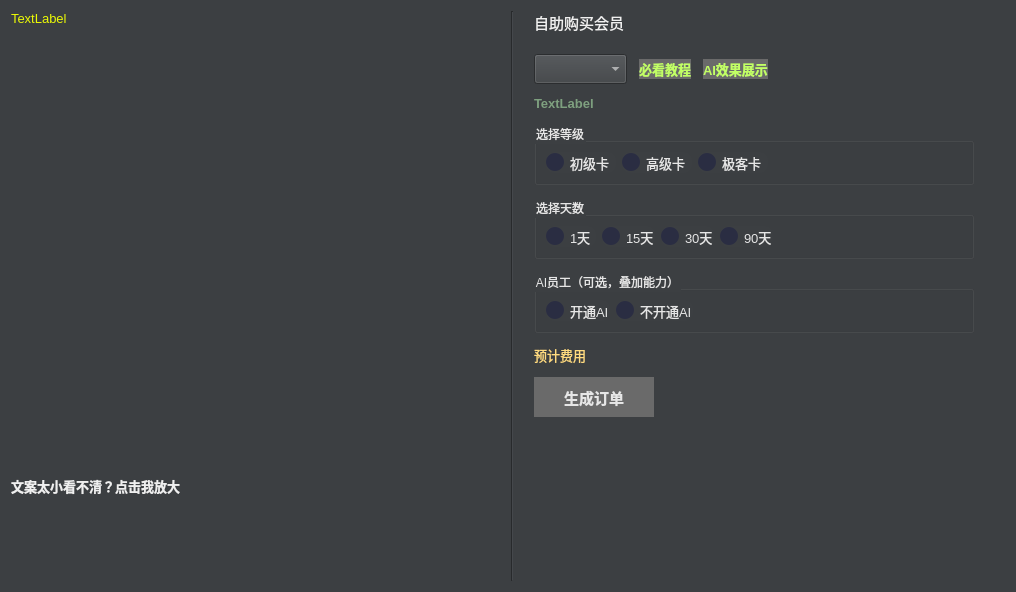
<?xml version="1.0" encoding="UTF-8"?>
<ui version="4.0">
 <class>Form</class>
 <widget class="QWidget" name="Form">
  <property name="geometry">
   <rect>
    <x>0</x>
    <y>0</y>
    <width>1016</width>
    <height>592</height>
   </rect>
  </property>
  <property name="sizePolicy">
   <sizepolicy hsizetype="Preferred" vsizetype="Fixed">
    <horstretch>0</horstretch>
    <verstretch>0</verstretch>
   </sizepolicy>
  </property>
  <property name="windowTitle">
   <string>Form</string>
  </property>
  <property name="styleSheet">
   <string notr="true">*{
background-color:#3c3f42;
color: #e6e6e6;
}

*:disabled {
    background-color: #3c3f42;
    color: #afafaf;
    cursor: not-allowed;

}
QListWidget:disabled,QTextEdit:disabled,QLineEdit:disabled,QTabWidget:disabled{
background-color:rgb(40, 40, 40);
}
QTextBrowser:disabled{
background-color:rgb(40, 40, 40);
color: rgb(152, 197, 150);
}

QPushButton:disabled {
    background-color: rgb(80, 80, 80);
    color: #afafaf;
    cursor: not-allowed;

}

QCheckBox:hover,QRadioButton:hover {
color: white;
}

QPushButton:hover {

font-weight: bold;
background-color:rgb(84, 84, 84);
color: white;
border-radius: 2pt;

}

QPushButton{
font-weight: bold;
background-color:rgb(106, 106, 106);
color: #e6e6e6;
border-radius: 2pt;
}

QTextBrowser,QListWidget,QTextEdit,QLineEdit,QTabWidget{
background-color:rgb(40, 40, 40);
color: rgba(152, 197, 150, 185);
font-size:12pt;
}

QTextBrowser:hover,QTextEdit:hover,QLineEdit:hover{
background-color:rgb(40, 40, 40);
color: rgb(152, 197, 150);
font-size:12pt;
}


QLabel{
color: #ebf905;
}



QRadioButton,QCheckBox {
        border: none;
        border-radius: 9px;
}
QRadioButton::indicator,QCheckBox::indicator{
    background-color: rgb(42, 45, 66);
    border: 0px solid #b1b1b1;
    width: 18px;
    height: 18px;
    border-radius: 9px;
}

QRadioButton::indicator:checked,QCheckBox::indicator:checked {
    background-color: #ebf905;
    border-color: #ebf905;
}

QMenuBar { background-color: transparent; }
QMenuBar::item { background-color: transparent; }
QMenuBar::item:selected { background-color:transparent; color: #ffffff;}
QMenu { background-color: transparent; }
QMenu::item { background-color: transparent; }
QMenu::item:selected { background-color: transparent; color: #ffffff; }

</string>
  </property>
  <layout class="QHBoxLayout" name="horizontalLayout">
   <property name="spacing">
    <number>20</number>
   </property>
   <item>
    <layout class="QHBoxLayout" name="horizontalLayout_23" stretch="0,0,0">
     <item>
      <layout class="QVBoxLayout" name="premuin_left" stretch="0,0,0">
       <item>
        <widget class="QLabel" name="premium_label_price">
         <property name="minimumSize">
          <size>
           <width>480</width>
           <height>440</height>
          </size>
         </property>
         <property name="maximumSize">
          <size>
           <width>680</width>
           <height>580</height>
          </size>
         </property>
         <property name="font">
          <font>
           <pointsize>10</pointsize>
          </font>
         </property>
         <property name="text">
          <string>TextLabel</string>
         </property>
         <property name="alignment">
          <set>Qt::AlignLeading|Qt::AlignLeft|Qt::AlignTop</set>
         </property>
         <property name="wordWrap">
          <bool>true</bool>
         </property>
        </widget>
       </item>
       <item>
        <layout class="QHBoxLayout" name="horizontalLayout_3">
         <item>
          <widget class="QPushButton" name="premium_btn_show_big">
           <property name="sizePolicy">
            <sizepolicy hsizetype="Preferred" vsizetype="Fixed">
             <horstretch>0</horstretch>
             <verstretch>0</verstretch>
            </sizepolicy>
           </property>
           <property name="minimumSize">
            <size>
             <width>0</width>
             <height>30</height>
            </size>
           </property>
           <property name="maximumSize">
            <size>
             <width>16777215</width>
             <height>30</height>
            </size>
           </property>
           <property name="font">
            <font>
             <pointsize>10</pointsize>
             <weight>75</weight>
             <bold>true</bold>
            </font>
           </property>
           <property name="styleSheet">
            <string notr="true">color: #efefef;
background-color: #00ffffff;</string>
           </property>
           <property name="text">
            <string>文案太小看不清？点击我放大</string>
           </property>
          </widget>
         </item>
         <item>
          <spacer name="horizontalSpacer_2">
           <property name="orientation">
            <enum>Qt::Horizontal</enum>
           </property>
           <property name="sizeHint" stdset="0">
            <size>
             <width>40</width>
             <height>20</height>
            </size>
           </property>
          </spacer>
         </item>
        </layout>
       </item>
       <item>
        <spacer name="verticalSpacer_7">
         <property name="orientation">
          <enum>Qt::Vertical</enum>
         </property>
         <property name="sizeHint" stdset="0">
          <size>
           <width>20</width>
           <height>40</height>
          </size>
         </property>
        </spacer>
       </item>
      </layout>
     </item>
     <item>
      <widget class="Line" name="line">
       <property name="orientation">
        <enum>Qt::Vertical</enum>
       </property>
      </widget>
     </item>
     <item>
      <layout class="QVBoxLayout" name="premuin_right">
       <item>
        <layout class="QVBoxLayout" name="verticalLayout_23" stretch="1,1">
         <item>
          <layout class="QHBoxLayout" name="horizontalLayout_29">
           <item>
            <layout class="QVBoxLayout" name="verticalLayout_31">
             <item>
              <widget class="QLabel" name="premium_right_top_tip">
               <property name="font">
                <font>
                 <family>Microsoft JhengHei</family>
                 <pointsize>11</pointsize>
                 <weight>50</weight>
                 <bold>false</bold>
                </font>
               </property>
               <property name="styleSheet">
                <string notr="true">color: #f0f0f0;</string>
               </property>
               <property name="text">
                <string>自助购买会员</string>
               </property>
               <property name="wordWrap">
                <bool>true</bool>
               </property>
              </widget>
             </item>
             <item>
              <layout class="QVBoxLayout" name="verticalLayout_29">
               <property name="spacing">
                <number>12</number>
               </property>
               <item>
                <layout class="QHBoxLayout" name="horizontalLayout_2">
                 <item>
                  <widget class="QComboBox" name="comboBox_payment_type">
                   <property name="sizePolicy">
                    <sizepolicy hsizetype="Fixed" vsizetype="Fixed">
                     <horstretch>0</horstretch>
                     <verstretch>0</verstretch>
                    </sizepolicy>
                   </property>
                   <property name="minimumSize">
                    <size>
                     <width>0</width>
                     <height>30</height>
                    </size>
                   </property>
                   <property name="maximumSize">
                    <size>
                     <width>16777215</width>
                     <height>30</height>
                    </size>
                   </property>
                   <property name="font">
                    <font>
                     <pointsize>12</pointsize>
                     <weight>75</weight>
                     <bold>true</bold>
                    </font>
                   </property>
                  </widget>
                 </item>
                 <item>
                  <widget class="QPushButton" name="premium_main_btn_jiao_chen">
                   <property name="font">
                    <font>
                     <pointsize>10</pointsize>
                     <weight>75</weight>
                     <bold>true</bold>
                    </font>
                   </property>
                   <property name="styleSheet">
                    <string notr="true">color: rgb(194, 255, 101);</string>
                   </property>
                   <property name="text">
                    <string>必看教程</string>
                   </property>
                  </widget>
                 </item>
                 <item>
                  <widget class="QPushButton" name="premium_main_btn_ai_effect_show">
                   <property name="font">
                    <font>
                     <pointsize>10</pointsize>
                     <weight>75</weight>
                     <bold>true</bold>
                    </font>
                   </property>
                   <property name="styleSheet">
                    <string notr="true">color: rgb(194, 255, 101);</string>
                   </property>
                   <property name="text">
                    <string>AI效果展示</string>
                   </property>
                  </widget>
                 </item>
                 <item>
                  <spacer name="horizontalSpacer">
                   <property name="orientation">
                    <enum>Qt::Horizontal</enum>
                   </property>
                   <property name="sizeHint" stdset="0">
                    <size>
                     <width>40</width>
                     <height>20</height>
                    </size>
                   </property>
                  </spacer>
                 </item>
                </layout>
               </item>
               <item>
                <widget class="QLabel" name="label_payment_tip_desc">
                 <property name="sizePolicy">
                  <sizepolicy hsizetype="Expanding" vsizetype="Preferred">
                   <horstretch>0</horstretch>
                   <verstretch>0</verstretch>
                  </sizepolicy>
                 </property>
                 <property name="font">
                  <font>
                   <pointsize>10</pointsize>
                   <weight>75</weight>
                   <bold>true</bold>
                  </font>
                 </property>
                 <property name="styleSheet">
                  <string notr="true">color: rgba(152, 197, 150, 185);</string>
                 </property>
                 <property name="text">
                  <string>TextLabel</string>
                 </property>
                 <property name="wordWrap">
                  <bool>true</bool>
                 </property>
                </widget>
               </item>
               <item>
                <layout class="QHBoxLayout" name="horizontalLayout_xx02">
                 <item>
                  <widget class="QGroupBox" name="grade_container_ww">
                   <property name="sizePolicy">
                    <sizepolicy hsizetype="Expanding" vsizetype="Preferred">
                     <horstretch>0</horstretch>
                     <verstretch>0</verstretch>
                    </sizepolicy>
                   </property>
                   <property name="minimumSize">
                    <size>
                     <width>440</width>
                     <height>0</height>
                    </size>
                   </property>
                   <property name="maximumSize">
                    <size>
                     <width>460</width>
                     <height>16777215</height>
                    </size>
                   </property>
                   <property name="title">
                    <string>选择等级</string>
                   </property>
                   <layout class="QHBoxLayout" name="_7">
                    <item>
                     <widget class="QRadioButton" name="radioButton_beginner">
                      <property name="sizePolicy">
                       <sizepolicy hsizetype="Fixed" vsizetype="Fixed">
                        <horstretch>0</horstretch>
                        <verstretch>0</verstretch>
                       </sizepolicy>
                      </property>
                      <property name="minimumSize">
                       <size>
                        <width>70</width>
                        <height>0</height>
                       </size>
                      </property>
                      <property name="font">
                       <font>
                        <pointsize>10</pointsize>
                       </font>
                      </property>
                      <property name="text">
                       <string>初级卡</string>
                      </property>
                     </widget>
                    </item>
                    <item>
                     <widget class="QRadioButton" name="radioButton_advanced">
                      <property name="sizePolicy">
                       <sizepolicy hsizetype="Fixed" vsizetype="Fixed">
                        <horstretch>0</horstretch>
                        <verstretch>0</verstretch>
                       </sizepolicy>
                      </property>
                      <property name="minimumSize">
                       <size>
                        <width>70</width>
                        <height>0</height>
                       </size>
                      </property>
                      <property name="font">
                       <font>
                        <pointsize>10</pointsize>
                       </font>
                      </property>
                      <property name="text">
                       <string>高级卡</string>
                      </property>
                     </widget>
                    </item>
                    <item>
                     <widget class="QRadioButton" name="radioButton_geek">
                      <property name="sizePolicy">
                       <sizepolicy hsizetype="Fixed" vsizetype="Fixed">
                        <horstretch>0</horstretch>
                        <verstretch>0</verstretch>
                       </sizepolicy>
                      </property>
                      <property name="minimumSize">
                       <size>
                        <width>70</width>
                        <height>0</height>
                       </size>
                      </property>
                      <property name="font">
                       <font>
                        <pointsize>10</pointsize>
                       </font>
                      </property>
                      <property name="text">
                       <string>极客卡</string>
                      </property>
                     </widget>
                    </item>
                    <item>
                     <spacer name="horizontalSpacer_6">
                      <property name="orientation">
                       <enum>Qt::Horizontal</enum>
                      </property>
                      <property name="sizeHint" stdset="0">
                       <size>
                        <width>40</width>
                        <height>20</height>
                       </size>
                      </property>
                     </spacer>
                    </item>
                   </layout>
                  </widget>
                 </item>
                 <item>
                  <spacer name="horizontalSpacer_18">
                   <property name="orientation">
                    <enum>Qt::Horizontal</enum>
                   </property>
                   <property name="sizeType">
                    <enum>QSizePolicy::Expanding</enum>
                   </property>
                   <property name="sizeHint" stdset="0">
                    <size>
                     <width>40</width>
                     <height>20</height>
                    </size>
                   </property>
                  </spacer>
                 </item>
                </layout>
               </item>
               <item>
                <layout class="QHBoxLayout" name="horizontalLayout_xx01">
                 <item>
                  <widget class="QGroupBox" name="days_container_ww">
                   <property name="sizePolicy">
                    <sizepolicy hsizetype="Expanding" vsizetype="Preferred">
                     <horstretch>0</horstretch>
                     <verstretch>0</verstretch>
                    </sizepolicy>
                   </property>
                   <property name="minimumSize">
                    <size>
                     <width>440</width>
                     <height>0</height>
                    </size>
                   </property>
                   <property name="maximumSize">
                    <size>
                     <width>460</width>
                     <height>16777215</height>
                    </size>
                   </property>
                   <property name="title">
                    <string>选择天数</string>
                   </property>
                   <layout class="QHBoxLayout" name="_8">
                    <item>
                     <widget class="QRadioButton" name="radioButton_1_d">
                      <property name="sizePolicy">
                       <sizepolicy hsizetype="Fixed" vsizetype="Fixed">
                        <horstretch>0</horstretch>
                        <verstretch>0</verstretch>
                       </sizepolicy>
                      </property>
                      <property name="minimumSize">
                       <size>
                        <width>50</width>
                        <height>0</height>
                       </size>
                      </property>
                      <property name="font">
                       <font>
                        <pointsize>10</pointsize>
                       </font>
                      </property>
                      <property name="text">
                       <string>1天</string>
                      </property>
                     </widget>
                    </item>
                    <item>
                     <widget class="QRadioButton" name="radioButton_15_d">
                      <property name="sizePolicy">
                       <sizepolicy hsizetype="Fixed" vsizetype="Fixed">
                        <horstretch>0</horstretch>
                        <verstretch>0</verstretch>
                       </sizepolicy>
                      </property>
                      <property name="minimumSize">
                       <size>
                        <width>50</width>
                        <height>0</height>
                       </size>
                      </property>
                      <property name="font">
                       <font>
                        <pointsize>10</pointsize>
                       </font>
                      </property>
                      <property name="text">
                       <string>15天</string>
                      </property>
                     </widget>
                    </item>
                    <item>
                     <widget class="QRadioButton" name="radioButton_30_d">
                      <property name="sizePolicy">
                       <sizepolicy hsizetype="Fixed" vsizetype="Fixed">
                        <horstretch>0</horstretch>
                        <verstretch>0</verstretch>
                       </sizepolicy>
                      </property>
                      <property name="minimumSize">
                       <size>
                        <width>50</width>
                        <height>0</height>
                       </size>
                      </property>
                      <property name="font">
                       <font>
                        <pointsize>10</pointsize>
                       </font>
                      </property>
                      <property name="text">
                       <string>30天</string>
                      </property>
                     </widget>
                    </item>
                    <item>
                     <widget class="QRadioButton" name="radioButton_90_d">
                      <property name="sizePolicy">
                       <sizepolicy hsizetype="Fixed" vsizetype="Fixed">
                        <horstretch>0</horstretch>
                        <verstretch>0</verstretch>
                       </sizepolicy>
                      </property>
                      <property name="minimumSize">
                       <size>
                        <width>50</width>
                        <height>0</height>
                       </size>
                      </property>
                      <property name="font">
                       <font>
                        <pointsize>10</pointsize>
                       </font>
                      </property>
                      <property name="text">
                       <string>90天</string>
                      </property>
                     </widget>
                    </item>
                    <item>
                     <spacer name="horizontalSpacer_4">
                      <property name="orientation">
                       <enum>Qt::Horizontal</enum>
                      </property>
                      <property name="sizeHint" stdset="0">
                       <size>
                        <width>40</width>
                        <height>20</height>
                       </size>
                      </property>
                     </spacer>
                    </item>
                   </layout>
                  </widget>
                 </item>
                 <item>
                  <spacer name="horizontalSpacer_19">
                   <property name="orientation">
                    <enum>Qt::Horizontal</enum>
                   </property>
                   <property name="sizeType">
                    <enum>QSizePolicy::Expanding</enum>
                   </property>
                   <property name="sizeHint" stdset="0">
                    <size>
                     <width>40</width>
                     <height>20</height>
                    </size>
                   </property>
                  </spacer>
                 </item>
                </layout>
               </item>
               <item>
                <layout class="QHBoxLayout" name="horizontalLayout_4">
                 <item>
                  <widget class="QGroupBox" name="ai_container_ww">
                   <property name="sizePolicy">
                    <sizepolicy hsizetype="Expanding" vsizetype="Preferred">
                     <horstretch>0</horstretch>
                     <verstretch>0</verstretch>
                    </sizepolicy>
                   </property>
                   <property name="minimumSize">
                    <size>
                     <width>440</width>
                     <height>0</height>
                    </size>
                   </property>
                   <property name="maximumSize">
                    <size>
                     <width>460</width>
                     <height>16777215</height>
                    </size>
                   </property>
                   <property name="title">
                    <string>AI员工（可选，叠加能力）</string>
                   </property>
                   <property name="alignment">
                    <set>Qt::AlignLeading|Qt::AlignLeft|Qt::AlignVCenter</set>
                   </property>
                   <layout class="QHBoxLayout" name="horizontalLayout_5">
                    <property name="leftMargin">
                     <number>9</number>
                    </property>
                    <property name="topMargin">
                     <number>9</number>
                    </property>
                    <property name="rightMargin">
                     <number>9</number>
                    </property>
                    <property name="bottomMargin">
                     <number>9</number>
                    </property>
                    <item>
                     <widget class="QRadioButton" name="radioButton_ai_enable">
                      <property name="sizePolicy">
                       <sizepolicy hsizetype="Fixed" vsizetype="Fixed">
                        <horstretch>0</horstretch>
                        <verstretch>0</verstretch>
                       </sizepolicy>
                      </property>
                      <property name="minimumSize">
                       <size>
                        <width>50</width>
                        <height>0</height>
                       </size>
                      </property>
                      <property name="font">
                       <font>
                        <pointsize>10</pointsize>
                       </font>
                      </property>
                      <property name="text">
                       <string>开通AI</string>
                      </property>
                     </widget>
                    </item>
                    <item>
                     <widget class="QRadioButton" name="radioButton_ai_disable">
                      <property name="sizePolicy">
                       <sizepolicy hsizetype="Fixed" vsizetype="Fixed">
                        <horstretch>0</horstretch>
                        <verstretch>0</verstretch>
                       </sizepolicy>
                      </property>
                      <property name="minimumSize">
                       <size>
                        <width>50</width>
                        <height>0</height>
                       </size>
                      </property>
                      <property name="font">
                       <font>
                        <pointsize>10</pointsize>
                       </font>
                      </property>
                      <property name="text">
                       <string>不开通AI</string>
                      </property>
                     </widget>
                    </item>
                    <item>
                     <spacer name="horizontalSpacer_3">
                      <property name="orientation">
                       <enum>Qt::Horizontal</enum>
                      </property>
                      <property name="sizeHint" stdset="0">
                       <size>
                        <width>40</width>
                        <height>20</height>
                       </size>
                      </property>
                     </spacer>
                    </item>
                   </layout>
                  </widget>
                 </item>
                 <item>
                  <spacer name="horizontalSpacer_5">
                   <property name="orientation">
                    <enum>Qt::Horizontal</enum>
                   </property>
                   <property name="sizeHint" stdset="0">
                    <size>
                     <width>40</width>
                     <height>20</height>
                    </size>
                   </property>
                  </spacer>
                 </item>
                </layout>
               </item>
               <item>
                <widget class="QLabel" name="label_pre_cost">
                 <property name="sizePolicy">
                  <sizepolicy hsizetype="Expanding" vsizetype="Preferred">
                   <horstretch>0</horstretch>
                   <verstretch>0</verstretch>
                  </sizepolicy>
                 </property>
                 <property name="font">
                  <font>
                   <pointsize>10</pointsize>
                   <underline>false</underline>
                  </font>
                 </property>
                 <property name="styleSheet">
                  <string notr="true">color: #ffdb80;</string>
                 </property>
                 <property name="text">
                  <string>预计费用</string>
                 </property>
                 <property name="wordWrap">
                  <bool>true</bool>
                 </property>
                </widget>
               </item>
               <item>
                <layout class="QHBoxLayout" name="horizontalLayout_24">
                 <item>
                  <widget class="QPushButton" name="btn_gen_order">
                   <property name="sizePolicy">
                    <sizepolicy hsizetype="Fixed" vsizetype="Fixed">
                     <horstretch>0</horstretch>
                     <verstretch>0</verstretch>
                    </sizepolicy>
                   </property>
                   <property name="minimumSize">
                    <size>
                     <width>120</width>
                     <height>40</height>
                    </size>
                   </property>
                   <property name="font">
                    <font>
                     <pointsize>11</pointsize>
                     <weight>75</weight>
                     <bold>true</bold>
                    </font>
                   </property>
                   <property name="text">
                    <string>生成订单</string>
                   </property>
                  </widget>
                 </item>
                 <item>
                  <spacer name="horizontalSpacer_20">
                   <property name="orientation">
                    <enum>Qt::Horizontal</enum>
                   </property>
                   <property name="sizeType">
                    <enum>QSizePolicy::Expanding</enum>
                   </property>
                   <property name="sizeHint" stdset="0">
                    <size>
                     <width>40</width>
                     <height>20</height>
                    </size>
                   </property>
                  </spacer>
                 </item>
                </layout>
               </item>
               <item>
                <spacer name="verticalSpacer_10">
                 <property name="orientation">
                  <enum>Qt::Vertical</enum>
                 </property>
                 <property name="sizeHint" stdset="0">
                  <size>
                   <width>20</width>
                   <height>40</height>
                  </size>
                 </property>
                </spacer>
               </item>
              </layout>
             </item>
            </layout>
           </item>
          </layout>
         </item>
         <item>
          <spacer name="verticalSpacer_8">
           <property name="orientation">
            <enum>Qt::Vertical</enum>
           </property>
           <property name="sizeHint" stdset="0">
            <size>
             <width>20</width>
             <height>40</height>
            </size>
           </property>
          </spacer>
         </item>
        </layout>
       </item>
      </layout>
     </item>
    </layout>
   </item>
  </layout>
 </widget>
 <resources/>
 <connections/>
</ui>
